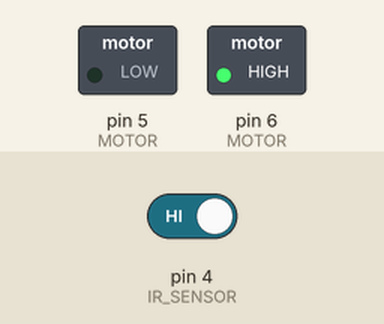
Bench run of a sketch on a simulated Arduino Uno, built with avr-gcc and run on an emulated ATmega328P. Shown: switched loads named in the sketch (green lamp = pin HIGH). Inputs (shaded band) come from the test bench; at power-on: pin 4 (IR_SENSOR) HIGH. What the sketch prints to the serial monitor is not drawn.

Above: at 0.1 s.
Timing chart, 0 to 1.6 s (numbered marks = the images above):
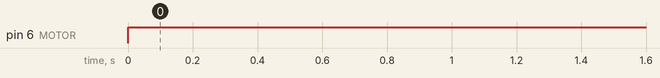

The sketch:

8-irsensor_switch-motor.ino
```cpp
int prevIR = 0;
int IR = 1;
int state =0;
// state = 0 motor off
// 1 case 1
// 2 case2
// 3 case3
// case4

void setup() {
  // put your setup code here, to run once:
  pinMode(4,INPUT); //IR SENSOR
  pinMode(5,OUTPUT); //MOTOR
  pinMode(6,OUTPUT); //MOTOR
  Serial.begin(9600);
}

void loop() {
  // put your main code here, to run repeatedly:
  IR = digitalRead(4);

  if(prevIR==0 && IR==1){
    state++;

    if(state>3){
      state=0; // motor off
    }

    else if(state=1){
      Serial.println("I1=0 , I2=1");
      digitalWrite(5,LOW);
      digitalWrite(6,HIGH);
    }
    else if(state=2){
      Serial.println("I1=1 , I2=0");
      digitalWrite(5,HIGH);
      digitalWrite(6,LOW);
    }
    else if(state=3){
      Serial.println("I1=0 , I2=0");
      digitalWrite(5,LOW);
      digitalWrite(6,LOW);
    }
    else if(state=4){
      Serial.println("I1=1 , I2=1");
      digitalWrite(5,HIGH);
      digitalWrite(6,HIGH);
    }
  }

  prevIR=IR;
  delay(200);
}
```

Measured:
- by itself, pin 6 (MOTOR): LOW → HIGH at 0.00 s
